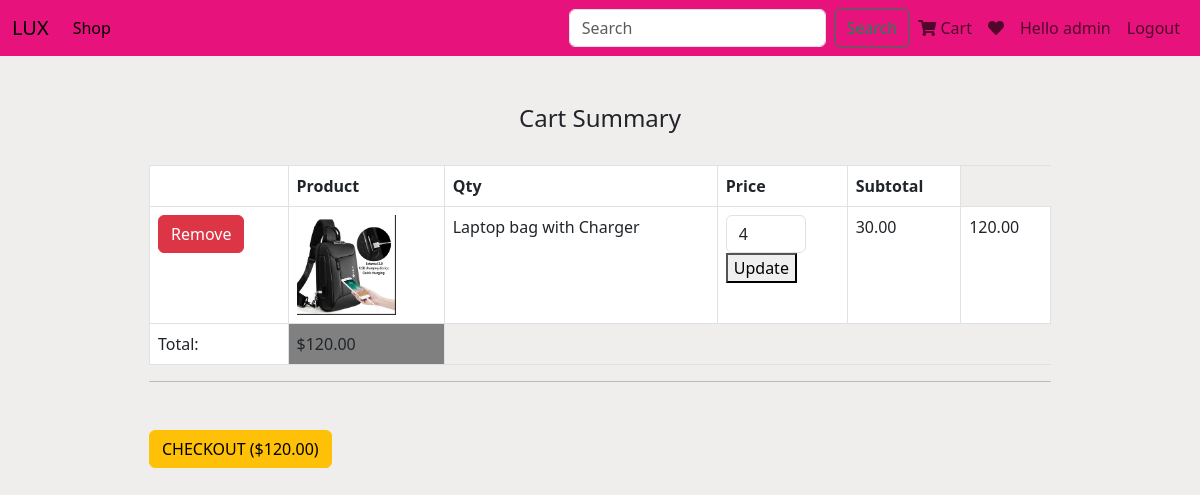
The page /cart_list (signed in) on the database its author committed.
### users/models.py (models this page shows)
class User(AbstractUser):
    pass

### store/models.py (models this page shows, shortened)
class Cart(models.Model):
    customer = models.ForeignKey(settings.AUTH_USER_MODEL,  on_delete=models.CASCADE)
    product = models.ForeignKey(Product, on_delete= models.CASCADE)
    quantity = models.PositiveBigIntegerField(default=0)
    @property
    def total_cost(self):
        total =0
        cart_total = self.product.price * self.quantity
        total +=cart_total
        return cart_total

class Product(models.Model):
    name = models.CharField(max_length=100)
    description = models.TextField()
    price = models.DecimalField(max_digits=10, decimal_places=2)
    image = models.ImageField(upload_to='products/')
    created_at = models.DateTimeField(auto_now_add=True)

### store/views.py (the view)
# urls.py: path('cart_list',views.cart_list, name='cart-list' ),
def cart_list(request):
    total_cost =0
    cartitems = Cart.objects.filter(customer=request.user)
    for item in cartitems:
        subtotal = item.total_cost
        total_cost+=subtotal
    context = {'cart_items':cartitems,'total_cost':total_cost }
    return render(request, 'store/cart_list.html', context)

### store/context_processors.py (called while the page is built)
def cart_items(request):
    if request.user.is_authenticated:
        customer = request.user
        total_cart_items = Cart.objects.filter(customer=customer).aggregate(total_quantity=Sum('quantity'))['total_quantity'] or 0
    else:
        total_cart_items = 0
    return {'total_cart_items': total_cart_items}

### store/templates/store/cart_list.html (shortened to what this page needs)
{% extends 'base.html'%}
{% block content%}
{% if cart_items %}
<div class="container mt-4">
    <div class="row">
       <h4 class="text-center">Cart Summary</h4>
    </div>
</div>
<div class="container mt-4">
    <div class="table-responsive">
   <table class="table table-bordered">
      <tbody>
        <thead>
            <tr>
               <th></th>
               <th>Product</th>
               <th>Qty</th>
               <th>Price</th>
               <th>Subtotal</th>
            </tr>
         </thead>
         <tr>
            {% for item in cart_items %}
            <td>
                <form action = "{% url 'remove-item'%}" method="post">
                   <button class="btn btn-danger"    type="submit">Remove</button>
                </form>
             </td>
            <td><img src="{{ item.product.image.url }}" alt="{{ item.product.name }}" style="max-height: 100px;"></td>
            <td>{{ item.product.name }}</td>
            <td>
                <form action = "{% url 'update-item'%}" method="post">
                    <input type="number" name="quantity" value="{{ item.quantity }}" class="form-control mr-2" style="width: 80px;" min="1">
                   <button type="submit">Update</button>
                   </form>
             </td>
            <td>{{ item.product.price }}</td>
            <td>{{ item.total_cost }}</td>
         </tr>
         {% endfor %}
         <tr>
            <td>Total:</td>
            <td style=" background-color: grey;">${{ total_cost }}</td>
         </tr>
      </tbody>
   </table>
   <hr>
   <div class ="row mt-5">
      <div class="col-sm-6">
         <a href="{% url 'checkout'%}" class="btn btn-warning">CHECKOUT (${{total_cost}})</a>
      </div>
   </div>
</div>
</div>
{% endif %}
{% endblock%}

### templates/base.html (shortened to what this page needs)
<!doctype html>
<html lang="en">
   <head>
      <link rel="stylesheet" href="https://cdnjs.cloudflare.com/ajax/libs/font-awesome/5.15.4/css/all.min.css">
      <link href="https://cdn.jsdelivr.net/npm/bootstrap@5.3.0/dist/css/bootstrap.min.css" rel="stylesheet">
   </head>
   <body style="background-color: rgb(240, 237, 237);">
      <nav class="navbar navbar-expand-lg " style="background-color: #e8127d;">
         <div class="container-fluid">
            <a class="navbar-brand" href="#">LUX</a>
            <div class="collapse navbar-collapse" id="navbarSupportedContent">
               <ul class="navbar-nav me-auto mb-2 mb-lg-0">
                  <li class="nav-item">
                     <a class="nav-link active" aria-current="page" href="/">Shop</a>
                  </li>
               </ul>
               <form action = "{% url 'search' %}" method="post" class="d-flex" role="search">
                <input class="form-control me-2" type="search" name="search" placeholder="Search" aria-label="Search">
                <button class="btn btn-outline-success" type="submit">Search</button>
              </form>
              <ul class="navbar-nav">
                <a class="nav-link" href="{% url 'cart-list'%}">
                  <i class="fa fa-shopping-cart"></i>
                  <span class="cart-count">Cart</span>
                </a>
                {% if user.is_authenticated %}
               <a href="{% url 'wishlist' %}" class="nav-link">
               <i class="fas fa-heart"></i>
               </a>
                <li class="nav-item">
                  <a class="nav-link" href="#">Hello {{user}}</a>
                </li>
                <li class="nav-item">
                  <a class="nav-link" href="{% url 'logout'%}">Logout</a>
                </li>
                {% else %}
                <li class="nav-item">
                  <a class="nav-link" href="{% url 'register'%}">Login/SignUp</a>
                </li>
                {% endif %}
      </ul>
            </div>
         </div>
      </nav>
      <div class="container mt-4">
         <div class="row justify-content-center">
            <div class="col-md-10">
               {% block content %}
               {% endblock %}
            </div>
         </div>
      </div>
   </body>
</html>

### rows shown on the page
User: username "admin"
Cart: product.image (picture), product.name "Laptop bag with Charger", quantity "4", product.price "30.00", total_cost "120.00"

### other values the page prints
{{ total_cost }} "120.00"
